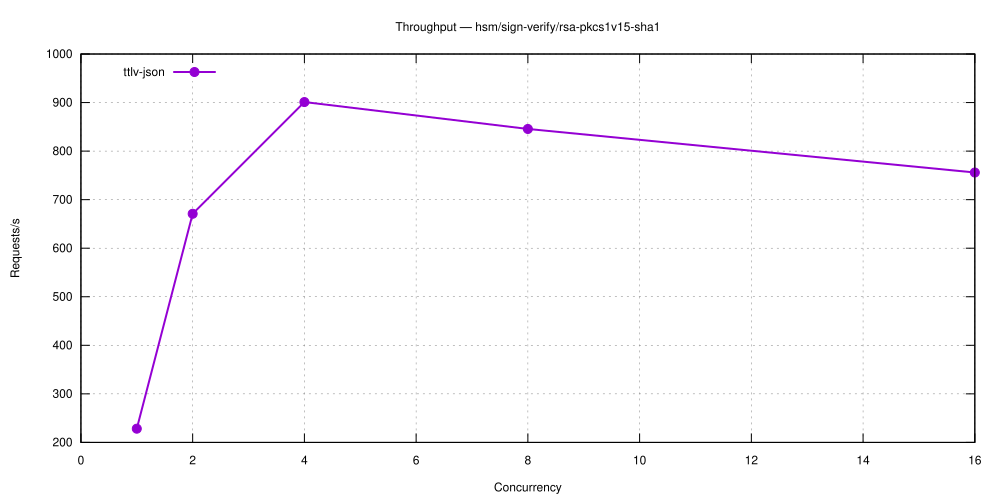

This figure's gnuplot source:
set terminal svg size 1000,500 enhanced font 'Helvetica,12'
set output 'hsm_sign-verify_rsa-pkcs1v15-sha1.svg'
set title 'Throughput — hsm/sign-verify/rsa-pkcs1v15-sha1'
set grid
set xlabel 'Concurrency'
set ylabel 'Requests/s'
set key top left
plot 'hsm_sign-verify_rsa-pkcs1v15-sha1-5.27.1-ttlv-json.dat' using 1:2 with linespoints lw 2 pt 7 title 'ttlv-json'
